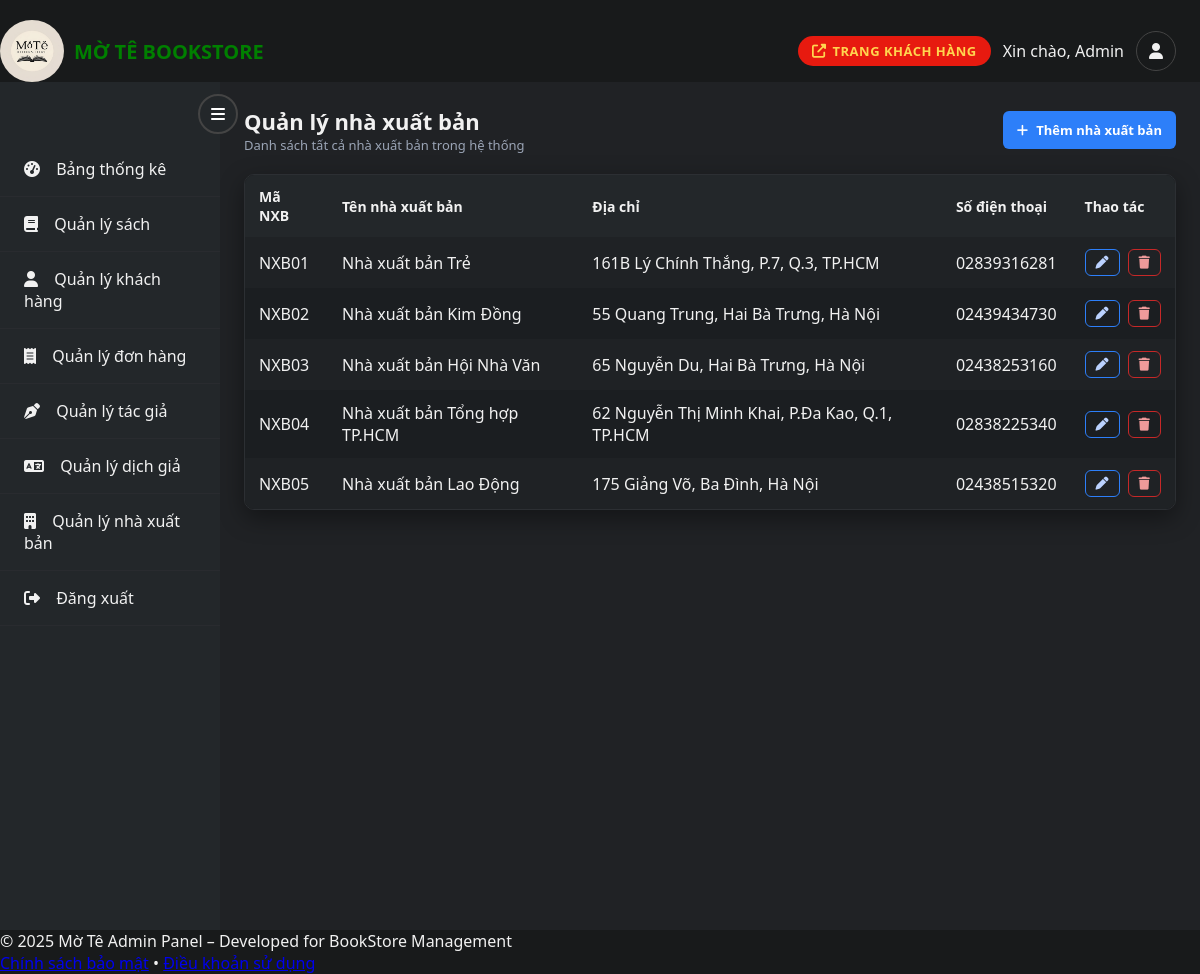
The app's page /admin/module/NXB/NXB.php with its own data.
### tables this page shows
CREATE TABLE `nha_xuat_ban` (
  `MaNXB` varchar(10) NOT NULL,
  `TenNXB` varchar(200) NOT NULL,
  `DiaChi` varchar(255) DEFAULT NULL,
  `SoDienThoai` varchar(20) DEFAULT NULL
);

### admin/module/NXB/NXB.php (the view, shortened to what this page needs)
<?php
require_once dirname(__DIR__, 2) . '/layout/header.php';
$sql_nxb = "SELECT MaNXB, TenNXB, DiaChi, SoDienThoai FROM nha_xuat_ban ORDER BY MaNXB ASC";
$nxb_result = mysqli_query($conn, $sql_nxb);
?>
<!DOCTYPE html>
<html lang="vi">
<head>
    <link rel="stylesheet" href="https://cdnjs.cloudflare.com/ajax/libs/font-awesome/6.4.2/css/all.min.css" />
</head>
<body>
    <div class="admin-container">
        <?php include dirname(__DIR__, 2) . '/partials/sidebar.php'; ?>
        <main class="main-content">
            <div class="page-header">
                <div>
                    <h1>Quản lý nhà xuất bản</h1>
                    <div class="text-muted">Danh sách tất cả nhà xuất bản trong hệ thống</div>
                </div>
                <a class="btn btn-primary" href="addNXB.php">
                    <i class="fas fa-plus"></i> Thêm nhà xuất bản
                </a>
            </div>
            <div class="table-wrap">
                <?php if ($nxb_result && mysqli_num_rows($nxb_result) > 0): ?>
                    <table>
                        <thead>
                            <tr>
                                <th>Mã NXB</th>
                                <th>Tên nhà xuất bản</th>
                                <th>Địa chỉ</th>
                                <th>Số điện thoại</th>
                                <th>Thao tác</th>
                            </tr>
                        </thead>
                        <tbody>
                            <?php while ($row = mysqli_fetch_assoc($nxb_result)): ?>
                                <tr>
                                    <td><?php echo htmlspecialchars($row['MaNXB']); ?></td>
                                    <td><?php echo htmlspecialchars($row['TenNXB']); ?></td>
                                    <td><?php echo htmlspecialchars($row['DiaChi']); ?></td>
                                    <td><?php echo htmlspecialchars($row['SoDienThoai']); ?></td>
                                    <td>
                                        <div class="actions">
                                            <a class="btn btn-secondary-outline" href="edit.php?id=<?php echo urlencode($row['MaNXB']); ?>" title="Chỉnh sửa nhà xuất bản">
                                                <i class="fas fa-pen"></i>
                                            </a>
                                            <a class="btn btn-danger-outline" href="delete.php?id=<?php echo urlencode($row['MaNXB']); ?>" onclick="return confirm('Bạn có chắc chắn muốn xóa nhà xuất bản này? Hành động không thể hoàn tác.');" title="Xóa nhà xuất bản">
                                                <i class="fas fa-trash"></i>
                                            </a>
                                        </div>
                                    </td>
                                </tr>
                            <?php endwhile; ?>
                        </tbody>
                    </table>
                <?php else: ?>
                    <div class="empty-state">Chưa có nhà xuất bản nào.</div>
                <?php endif; ?>
            </div>
        </main>
    </div>
    <?php include dirname(__DIR__, 2) . '/layout/footer.php'; ?>
</body>
</html>

### admin/module/NXB/NXB.php (style rules this page uses)
body { margin: 0; font-family: 'Segoe UI', Arial, sans-serif; background: #181a1b; color: #f1f1f1; }
.admin-container { display: flex; min-height: 100vh; }
.main-content { flex: 1; padding: 24px; background: #202225; min-height: 100vh; }
.page-header { display: flex; align-items: center; justify-content: space-between; gap: 12px; margin-bottom: 20px; }
.page-header h1 { margin: 0; font-size: 22px; color: #f1f1f1; }
.text-muted { color: #9aa4b5; font-size: 13px; }
.table-wrap { background: #181a1b; border: 1px solid #2c2f33; border-radius: 10px; overflow: hidden; box-shadow: 0 8px 24px rgba(0, 0, 0, 0.4); }
table { width: 100%; border-collapse: collapse; color: #f1f1f1; }
thead { background: #23272a; }
th, td { padding: 12px 14px; text-align: left; }
th { font-weight: 700; font-size: 14px; }
tbody tr:nth-child(odd) { background: #1f2225; }
tbody tr:nth-child(even) { background: #1b1e21; }
.btn { display: inline-flex; align-items: center; gap: 8px; border: none; padding: 10px 14px; border-radius: 6px; cursor: pointer; font-weight: 600; text-decoration: none; transition: background 0.2s, transform 0.1s; font-size: 13px; }
.btn-primary { background: #2d7ff9; color: #fff; }
.btn-danger-outline { background: transparent; border: 1px solid #c62828; color: #ef9a9a; padding: 6px 10px; }
.btn-secondary-outline { background: transparent; border: 1px solid #2d7ff9; color: #bbd2ff; padding: 6px 10px; }
.actions { display: flex; gap: 8px; }

### records on screen
nha_xuat_ban: MaNXB "NXB01", TenNXB "Nhà xuất bản Trẻ", DiaChi "161B Lý Chính Thắng, P.7, Q.3, TP.HCM", SoDienThoai "02839316281"
nha_xuat_ban: MaNXB "NXB02", TenNXB "Nhà xuất bản Kim Đồng", DiaChi "55 Quang Trung, Hai Bà Trưng, Hà Nội", SoDienThoai "02439434730"
nha_xuat_ban: MaNXB "NXB03", TenNXB "Nhà xuất bản Hội Nhà Văn", DiaChi "65 Nguyễn Du, Hai Bà Trưng, Hà Nội", SoDienThoai "02438253160"
nha_xuat_ban: MaNXB "NXB04", TenNXB "Nhà xuất bản Tổng hợp TP.HCM", DiaChi "62 Nguyễn Thị Minh Khai, P.Đa Kao, Q.1, TP.HCM", SoDienThoai "02838225340"
nha_xuat_ban: MaNXB "NXB05", TenNXB "Nhà xuất bản Lao Động", DiaChi "175 Giảng Võ, Ba Đình, Hà Nội", SoDienThoai "02438515320"

### other values on screen
$admin_name "Admin"
